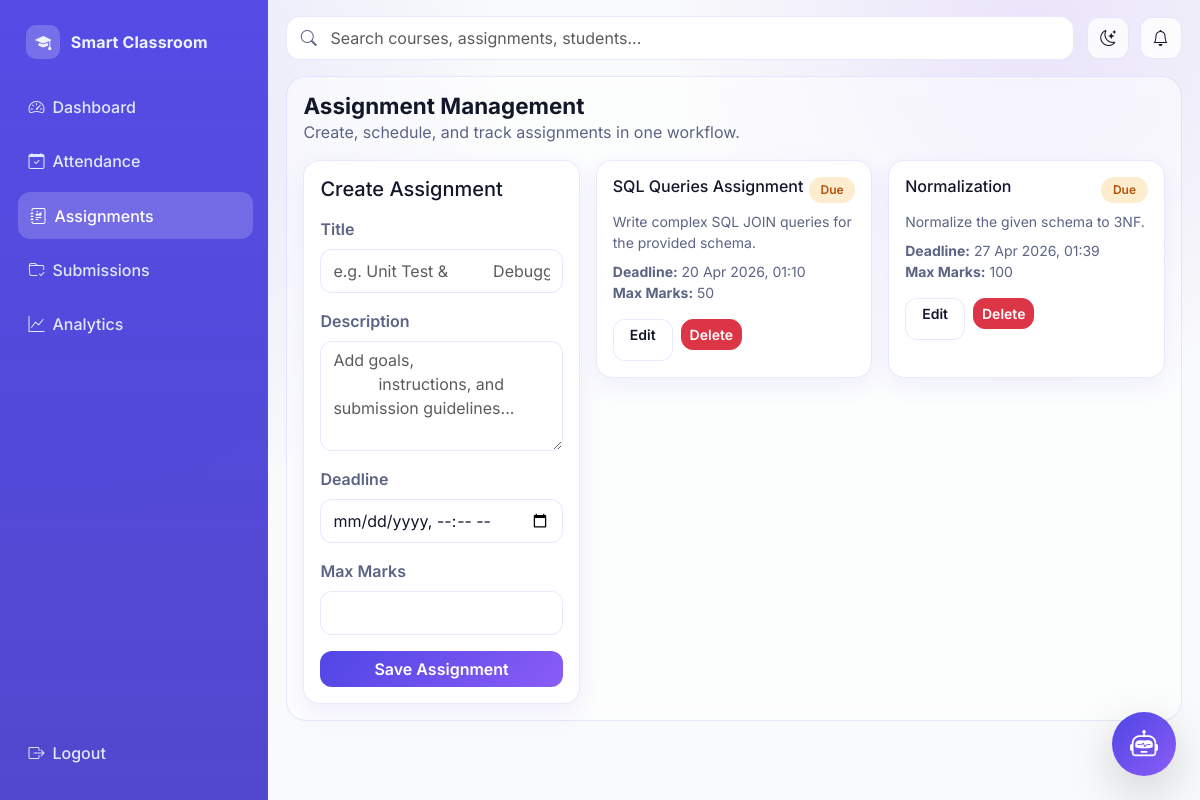
/teacher/assignments (signed in), run on the app's committed database.
### models/__init__.py (models this page shows)
class Assignment(db.Model):
    id = db.Column(db.Integer, primary_key=True)
    teacher_id = db.Column(db.Integer, db.ForeignKey("teacher_profile.user_id"), nullable=False)
    title = db.Column(db.String(200), nullable=False)
    description = db.Column(db.Text, nullable=False)
    deadline = db.Column(db.DateTime, nullable=False)
    max_marks = db.Column(db.Integer, nullable=False)
    created_at = db.Column(db.DateTime, default=lambda: datetime.now(timezone.utc), nullable=False)
    submissions = db.relationship("Submission", backref="assignment", lazy=True, cascade="all, delete")

### routes/teacher_routes.py (the view, shortened to what this page needs)
@teacher_bp.route("/assignments", methods=["GET", "POST"])
@login_required
@role_required("Teacher")
def assignments():
    form = AssignmentForm()
    all_assignments = Assignment.query.filter_by(teacher_id=current_user.id).order_by(Assignment.deadline.asc()).all()
    return render_template("teacher/assignments.html", form=form, assignments=all_assignments)

### forms/teacher_forms.py
class AssignmentForm(FlaskForm):
    title = StringField("Title", validators=[InputRequired(), Length(min=3, max=200)])
    description = TextAreaField("Description", validators=[InputRequired(), Length(min=5)])
    deadline = DateTimeLocalField("Deadline", format="%Y-%m-%dT%H:%M", validators=[InputRequired()])
    max_marks = IntegerField("Max Marks", validators=[InputRequired(), NumberRange(min=1, max=1000)])
    submit = SubmitField("Save Assignment")

### app.py (called while the page is built)
def create_app():
    app = Flask(__name__)
    app.config.from_object(Config)
    os.makedirs(app.config["UPLOAD_FOLDER"], exist_ok=True)
    db.init_app(app)
    bcrypt.init_app(app)
    login_manager.init_app(app)
    csrf.init_app(app)
    register_blueprints(app)
    @app.context_processor
    def inject_globals():
        return {"app_name": "College Management System"}
    with app.app_context():
        db.create_all()
    return app

### models/__init__.py (called while the page is built)
@login_manager.user_loader
def load_user(user_id):
    return User.query.get(int(user_id))

### templates/teacher/assignments.html (shortened to what this page needs)
{% extends 'base.html' %} {% block title %} - Assignments{% endblock %} {% block
content %}
<section class="page-header">
  <div>
    <h1 class="page-title">Assignment Management</h1>
    <p class="text-muted-soft mb-0">
      Create, schedule, and track assignments in one workflow.
    </p>
  </div>
</section>
<div class="row g-3">
  <div class="col-lg-4">
    <article class="app-card p-3 h-100">
      <h5 class="mb-3">Create Assignment</h5>
      <form method="POST">
        <div class="mb-3">
          {{ form.title.label(class='form-label') }} {{
          form.title(class='form-control', placeholder='e.g. Unit Test &
          Debugging') }}
        </div>
        <div class="mb-3">
          {{ form.description.label(class='form-label') }} {{
          form.description(class='form-control', rows=4, placeholder='Add goals,
          instructions, and submission guidelines...') }}
        </div>
        <div class="mb-3">
          {{ form.deadline.label(class='form-label') }} {{
          form.deadline(class='form-control') }}
        </div>
        <div class="mb-3">
          {{ form.max_marks.label(class='form-label') }} {{
          form.max_marks(class='form-control') }}
        </div>
        {{ form.submit(class='btn btn-primary w-100') }}
      </form>
    </article>
  </div>
  <div class="col-lg-8">
    <div class="row g-3">
      {% for item in assignments %}
      <div class="col-md-6">
        <article class="app-card p-3 h-100">
          <div class="d-flex justify-content-between align-items-start mb-2">
            <h6 class="mb-0">{{ item.title }}</h6>
            <span class="badge status-badge pending">Due</span>
          </div>
          <p class="text-muted-soft small mb-2">
            {{ item.description[:120] }}
          </p>
          <div class="small text-muted-soft mb-3">
            <div>
              <strong>Deadline:</strong> {{ item.deadline.strftime('%d %b %Y,
              %H:%M') }}
            </div>
            <div><strong>Max Marks:</strong> {{ item.max_marks }}</div>
          </div>
          <div class="d-flex gap-2">
            <a
              href="{{ url_for('teacher.edit_assignment', assignment_id=item.id) }}"
              class="btn btn-soft btn-sm px-3"
              >Edit</a
            >
            <form
              method="POST"
              action="{{ url_for('teacher.delete_assignment', assignment_id=item.id) }}"
              class="d-inline"
            >
              <button
                class="btn btn-danger btn-sm"
                onclick="return confirm('Delete assignment?');"
              >
                Delete
              </button>
            </form>
          </div>
        </article>
      </div>
      {% else %}
      <div class="col-12">
        <article class="app-card p-4 text-center text-muted-soft">
          No assignments created yet.
        </article>
      </div>
      {% endfor %}
    </div>
  </div>
</div>
{% endblock %}

### static/css/styles.css (style rules this page uses)
:root { --bg: #f9fafb; --surface: rgba(255, 255, 255, 0.78); --surface-solid: #ffffff; --surface-muted: #f3f5fb; --text: #12172a; --text-soft: #5b6484; --primary: #4f46e5; --primary-2: #6366f1; --accent: #8b5cf6; --success: #16a34a; --danger: #ef4444; --warning: #f59e0b; --border: rgba(99, 102, 241, 0.14); --shadow-sm: 0 8px 24px rgba(79, 70, 229, 0.08); --shadow-md: 0 18px 44px rgba(31, 41, 55, 0.12); --radius-sm: 12px; --radius-md: 16px; --radius-lg: 20px; --transition: 240ms ease-in-out; }
* { box-sizing: border-box; }
html, body { margin: 0; padding: 0; min-height: 100%; font-family: "Inter", "Poppins", "Segoe UI", sans-serif; font-size: 16px; color: var(--text); background: radial-gradient( circle at 5% 12%, rgba(99, 102, 241, 0.16), transparent 33% ), radial-gradient( circle at 86% 4%, rgba(139, 92, 246, 0.14), transparent 28% ), var(--bg); }
a { color: inherit; }
.glass-card, .card, .app-card { border: 1px solid var(--border); background: var(--surface); backdrop-filter: blur(12px); border-radius: var(--radius-md); box-shadow: var(--shadow-sm); transition: transform var(--transition), box-shadow var(--transition), border-color var(--transition); }
.icon-btn, .btn-soft { border: 1px solid var(--border); background: var(--surface); border-radius: 12px; min-height: 42px; min-width: 42px; color: var(--text); transition: all var(--transition); }
.page-header { display: flex; align-items: center; justify-content: space-between; gap: 1rem; margin-bottom: 1rem; }
.page-title { margin: 0; font-size: 1.4rem; font-weight: 700; }
.text-muted-soft { color: var(--text-soft); }
.btn { border-radius: 12px; font-weight: 600; transition: all var(--transition); }
.btn-primary, .btn-success { border: none; background: linear-gradient(135deg, var(--primary), var(--accent)); }
.form-control, .form-select { border-radius: 12px; border: 1px solid var(--border); background: var(--surface-solid); color: var(--text); min-height: 44px; transition: border-color var(--transition), box-shadow var(--transition), transform var(--transition); }
.form-label { font-weight: 600; color: var(--text-soft); }
.badge { border-radius: 999px; padding: 0.45rem 0.72rem; font-weight: 600; }
.status-badge.pending, .badge-pending { background: rgba(245, 158, 11, 0.2); color: #b45309; }

### data on the page
Assignment: title "SQL Queries Assignment", description "Write complex SQL JOIN queries for the provided schema.", deadline "20 Apr 2026, 01:10", max_marks "50"
Assignment: title "Normalization", description "Normalize the given schema to 3NF.", deadline "27 Apr 2026, 01:39", max_marks "100"

### other printed values
{{ label }} "Dashboard" "Attendance" "Assignments" "Submissions" "Analytics"
